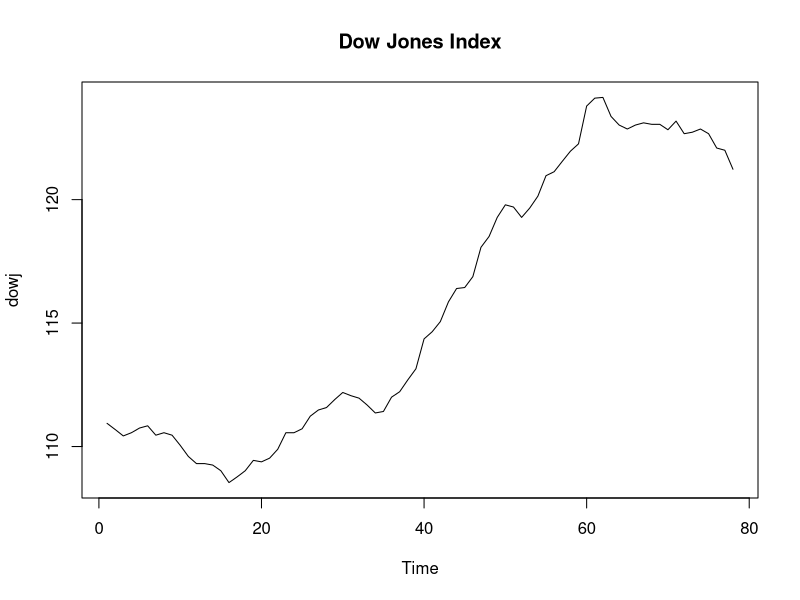
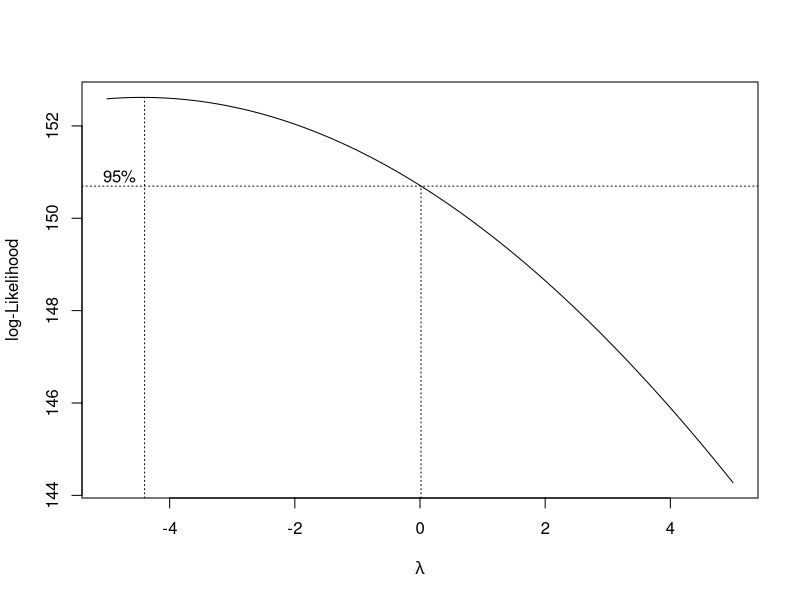
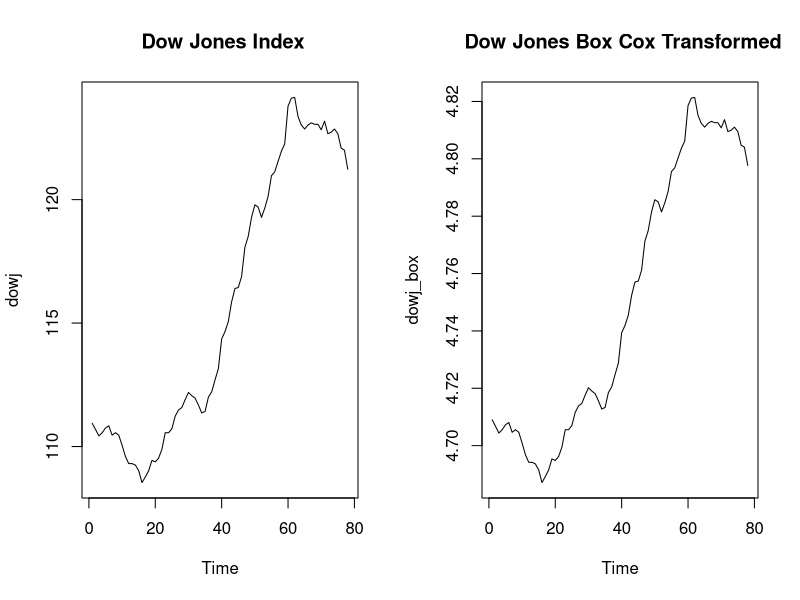
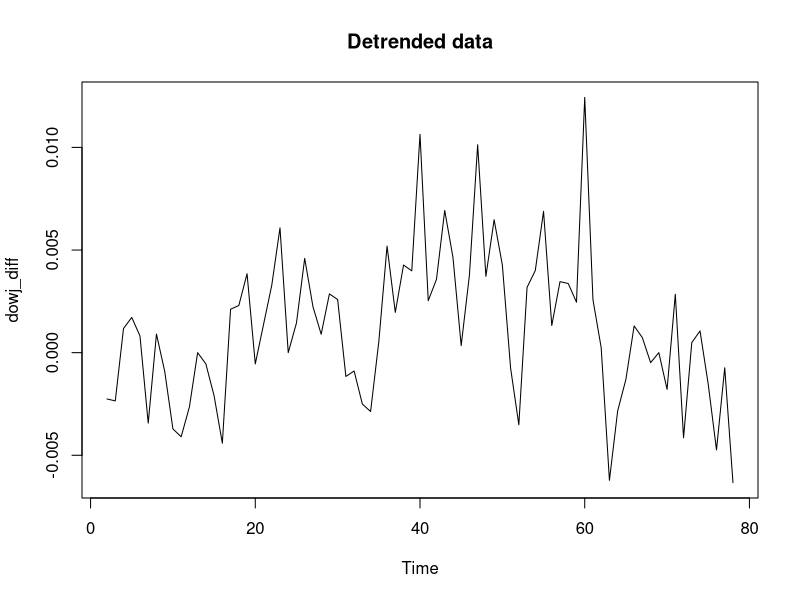
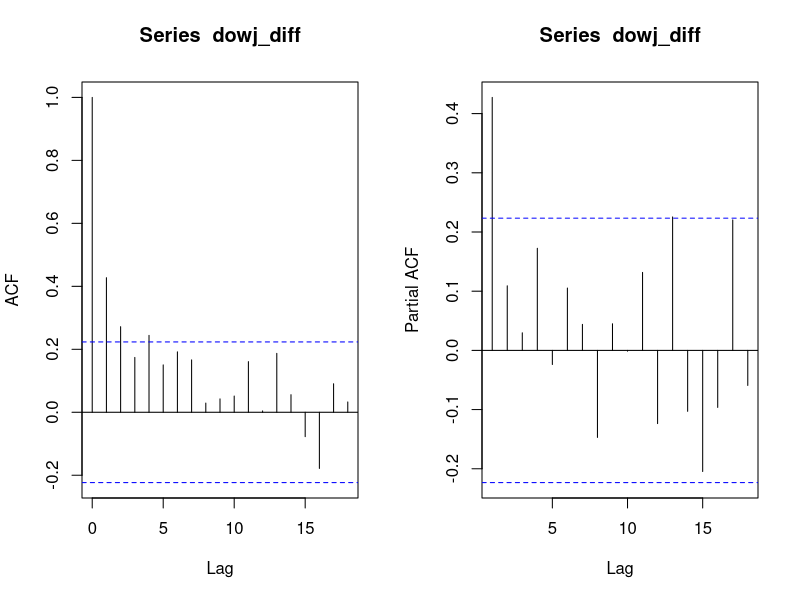
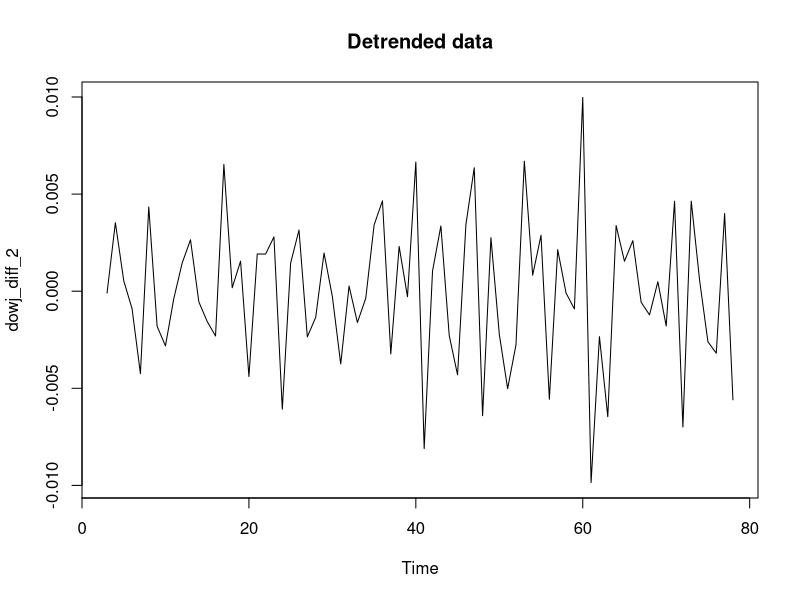
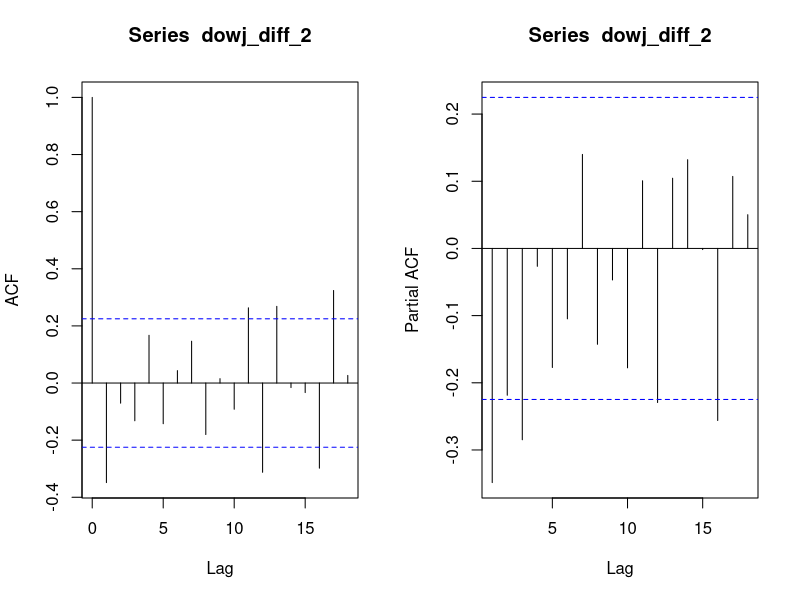

The R script that drew these images, in order:
## ---- chunk 1
library(MASS)
dowj_data <-scan("dowj.txt")
dowj <- ts(dowj_data)

# Shown below will be the use of the box-cox transformation.

par(mfrow=c(1,1))
ts.plot(dowj, main = "Dow Jones Index")
t <- 1:length(dowj)
box_trans <- boxcox(dowj~t, lambda = seq(-5,5,0.1), plotit = TRUE)
dowj_box <- log(dowj)

par(mfrow=c(1,2))
ts.plot(dowj, main = " Dow Jones Index")
ts.plot(dowj_box, main = " Dow Jones Box Cox Transformed")
## ---- chunk 2
#Differencing the data
dowj_diff <- diff(dowj_box, 1)
par(mfrow=c(1,1))
ts.plot(dowj_diff, main = "Detrended data")
par(mfrow=c(1,2))
acf(dowj_diff); pacf(dowj_diff)
var(dowj_box); var(dowj_diff)
## ---- chunk 3
# differencing again
dowj_diff_2 <- diff(dowj_diff, 1)
par(mfrow = c(1,1))
ts.plot(dowj_diff_2, main = "Detrended data")
par(mfrow = c(1,2))
acf(dowj_diff_2); pacf(dowj_diff_2)
var(dowj_diff); var(dowj_diff_2) 
